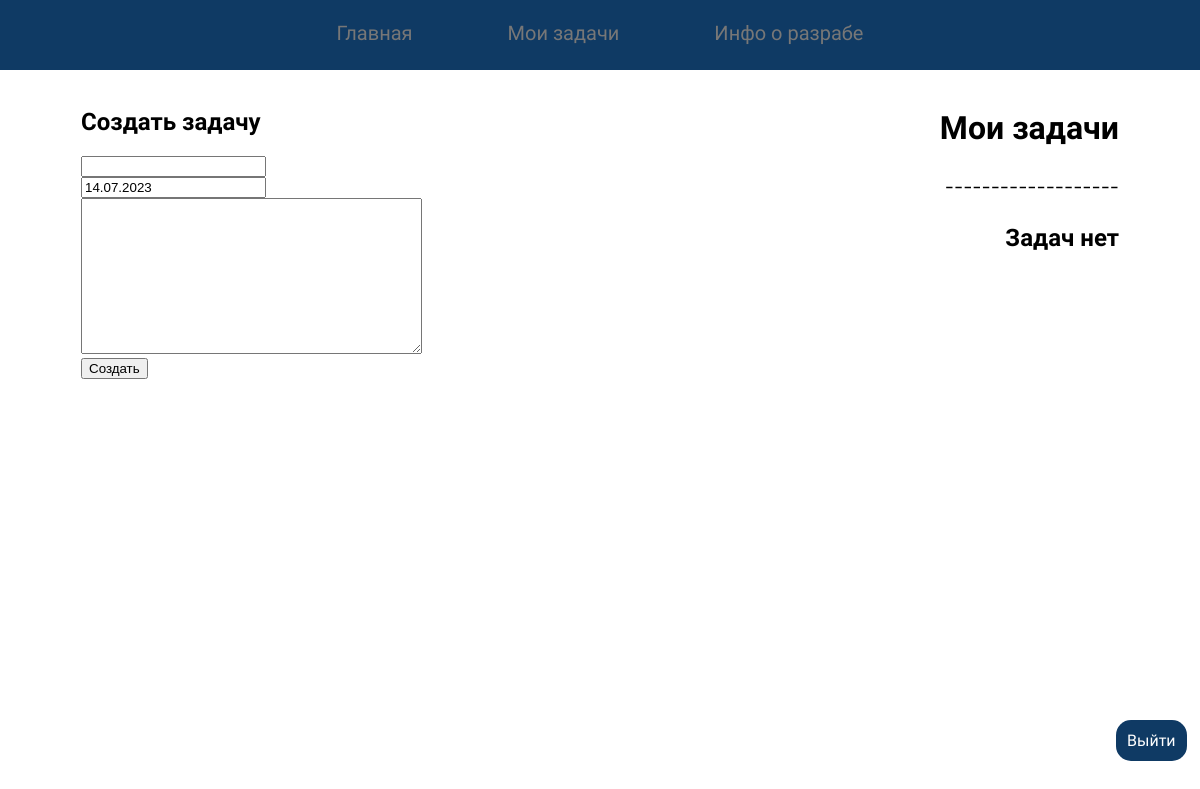
The app's page /tasks (signed in), older data.
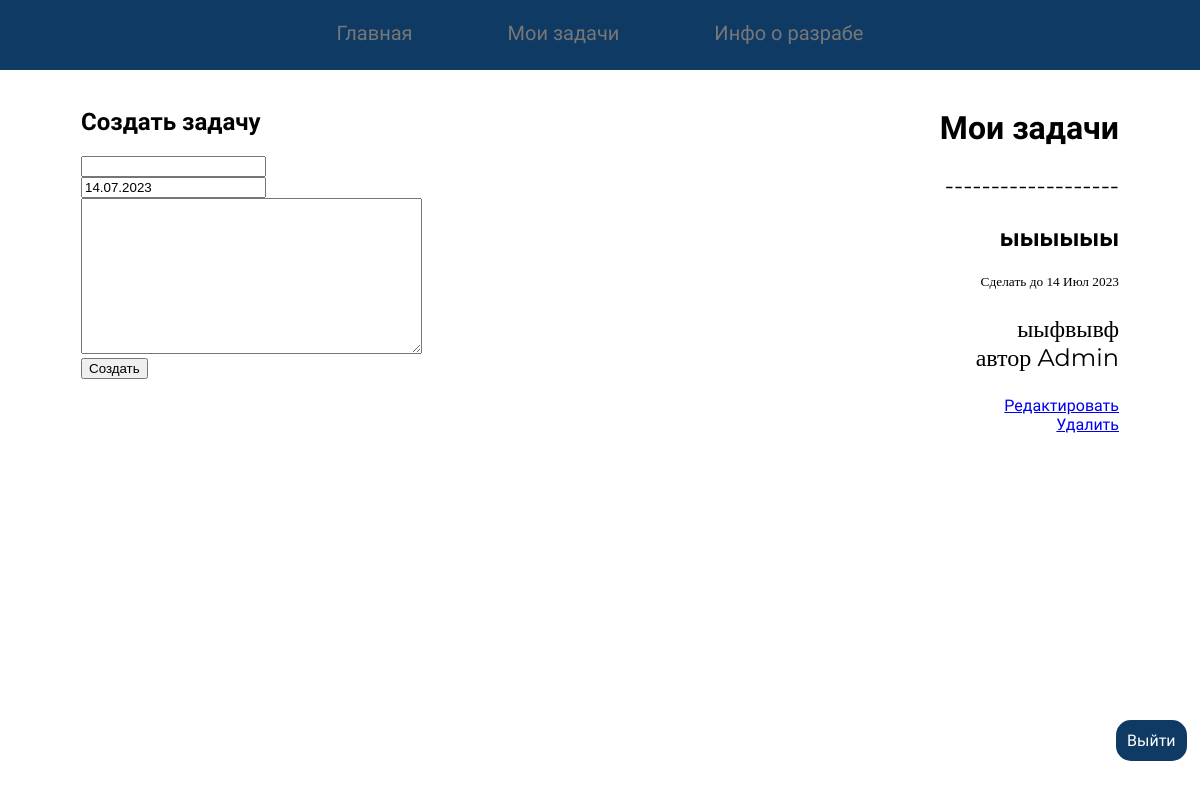
The same page, newer data.
### Tasks/models.py (models this page shows)
class Task(models.Model):
    id =  models.UUIDField(primary_key=True, default=uuid.uuid4)
    tag = models.CharField(max_length=120)
    text = models.TextField()
    to_date = models.DateField(default=timezone.now)
    author = models.ForeignKey(User, on_delete=models.CASCADE, null=True, blank=True)
    class Meta:
        db_table = 'tasks'
        ordering = ['to_date']

### Tasks/views.py (the view, shortened to what this page needs)
# urls.py: path('tasks', views.tasks, name="tasks"),
def tasks(request):
    if request.method == 'GET':
        tasks = Task.objects.filter(author=request.user)
        context = {'tasks': tasks}
        context = {'tasks': tasks, 'form': TForm()}
        return render(request, 'kalendar/tasks.html', context)

### Tasks/forms.py
class TForm(ModelForm):
    class Meta:
        model = Task
        fields = ['tag','text', 'to_date', 'author']

### Tasks/templates/kalendar/tasks.html (shortened to what this page needs)
{% extends 'kalendar/menu.html'%}
{% block body %}
{%if request.user.is_authenticated %}
<div style="    display: flex; justify-content: space-between;">
  <div>
    <h2>{% if id %} Редактировать {% else %} Создать {% endif %} задачу</h2>
    <form method="post" novalidate>
      {{ form.tag }}<br>
      {{ form.to_date }}<br>
      {{ form.text }}<br>
      <input type="submit" value="Создать" />
    </form>
  </div>
  <div style="text-align: right;">
    <h1>Мои задачи</h1>
      {%if tasks%}
        {% for task in tasks %}
          {% if True %}
            <p>-------------------</p>
            <h2>{{ task.tag }}</h2>
            <small>Сделать до {{ task.to_date | date:"d M Y" }}</small>
            <p>{{ task.text }}<br>
              автор {{task.author}}
            </p>
            <a href="{% url 'task_edit' task.id %}">Редактировать </a>
            <form method="POST">
                <a href="{% url 'tasks' task.id %}">Удалить</a>
            </form>
            {% endif %}
          {% endfor %}
        {%else%}
        <p>-------------------</p>
        <h2>Задач нет</h2>
        {% endif %}
  </div>
</div>
{%endif%}
{% endblock %}

Row changes from the older to the newer data that the page shows:
added Task: tag "ыыыыыы", to_date "14 Июл 2023", text "ыыфвывф", author "Admin"
Text that changed along with them:
text no longer shown: "------------------- Задач нет"
